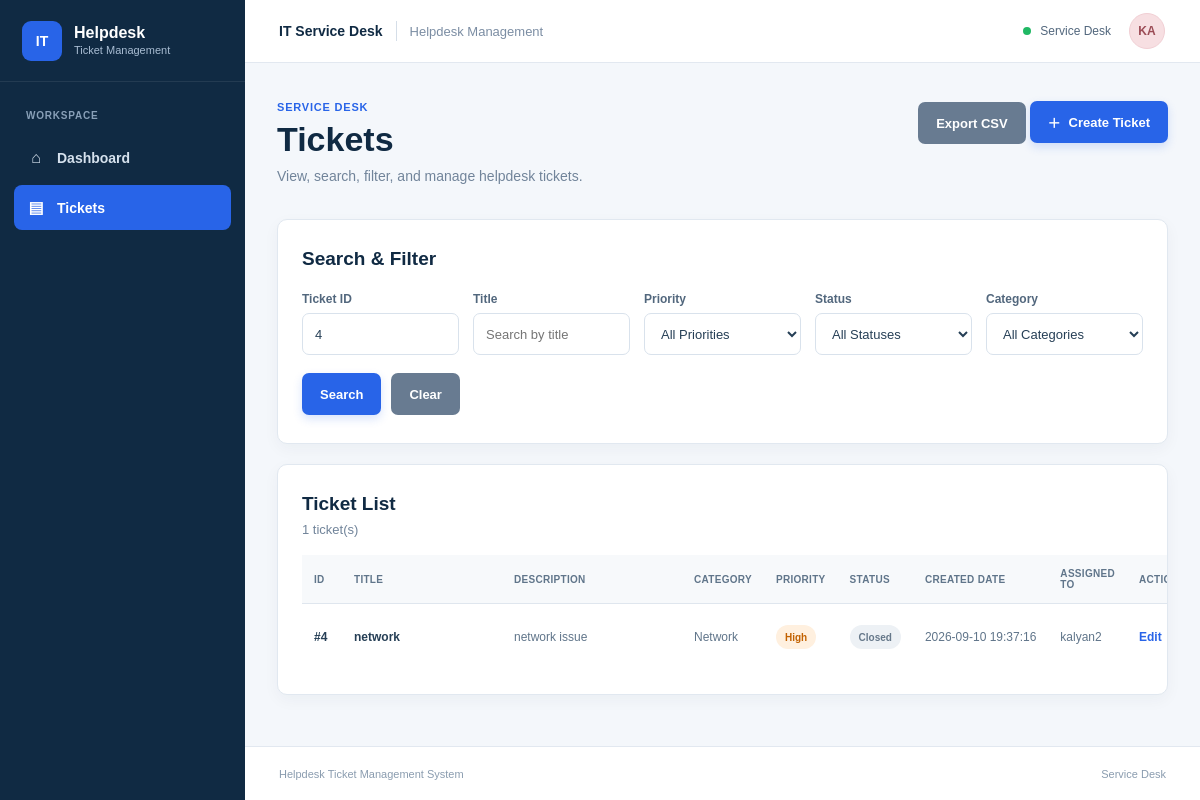
Screenshot of /tickets?ticket_id=4 (signed in) with the database file from the repository.
### tables this page shows
CREATE TABLE tickets (
                id INTEGER PRIMARY KEY AUTOINCREMENT,
                title TEXT NOT NULL,
                description TEXT NOT NULL,
                category TEXT NOT NULL,
                priority TEXT NOT NULL,
                status TEXT NOT NULL,
                created_date TEXT NOT NULL,
                assigned_to TEXT NOT NULL
            );

### app.py (the view)
@app.route("/tickets")
def tickets():
    if not session.get("logged_in"):
        return redirect(url_for("login"))
    ticket_id = request.args.get("ticket_id", "").strip()
    title = request.args.get("title", "").strip()
    priority = request.args.get("priority", "").strip()
    status = request.args.get("status", "").strip()
    category = request.args.get("category", "").strip()
    try:
        filtered_tickets = search_tickets(
            ticket_id=ticket_id or None,
            title=title or None,
            priority=priority or None,
            status=status or None,
            category=category or None,
        )
    except ValueError as error:
        flash(str(error), "danger")
        filtered_tickets = get_all_tickets()
    return render_template(
        "tickets.html",
        tickets=filtered_tickets,
        priorities=PRIORITIES,
        statuses=STATUSES,
        categories=CATEGORIES,
        selected_ticket_id=ticket_id,
        selected_title=title,
        selected_priority=priority,
        selected_status=status,
        selected_category=category,
    )

### database/db.py (called while the page is built)
def get_connection():
    connection = sqlite3.connect(DATABASE_PATH)
    connection.row_factory = sqlite3.Row
    return connection

### templates/tickets.html (shortened to what this page needs)
{% extends "base.html" %}
{% block content %}
<div class="page-heading">
    <div>
        <div class="eyebrow">SERVICE DESK</div>
        <h1>Tickets</h1>
        <p>
            View, search, filter, and manage helpdesk tickets.
        </p>
    </div>
    <div class="page-heading-actions">
        {% if session.get("role") == "Admin" %}
            <a href="{{ url_for('export_tickets_page') }}" class="btn btn-secondary">
                Export CSV
            </a>
        {% endif %}
        <a href="{{ url_for('create_ticket_page') }}" class="btn btn-primary">
            <span>＋</span>
            Create Ticket
        </a>
    </div>
</div>
<div class="card filter-card">
    <h2>Search &amp; Filter</h2>
    <form method="GET" action="{{ url_for('tickets') }}">
        <div class="filter-grid">
            <div class="form-group">
                <label for="ticket_id">
                    Ticket ID
                </label>
                <input
                    type="text"
                    id="ticket_id"
                    name="ticket_id"
                    value="{{ selected_ticket_id }}"
                    placeholder="Enter ticket ID"
                >
            </div>
            <div class="form-group">
                <label for="title">
                    Title
                </label>
                <input
                    type="text"
                    id="title"
                    name="title"
                    value="{{ selected_title }}"
                    placeholder="Search by title"
                >
            </div>
            <div class="form-group">
                <label for="priority">
                    Priority
                </label>
                <select
                    id="priority"
                    name="priority"
                >
                    <option value="">
                        All Priorities
                    </option>
                </select>
            </div>
            <div class="form-group">
                <label for="status">
                    Status
                </label>
                <select
                    id="status"
                    name="status"
                >
                    <option value="">
                        All Statuses
                    </option>
                </select>
            </div>
            <div class="form-group">
                <label for="category">
                    Category
                </label>
                <select
                    id="category"
                    name="category"
                >
                    <option value="">
                        All Categories
                    </option>
                </select>
            </div>
        </div>
        <div class="filter-actions">
            <button
                type="submit"
                class="btn btn-primary"
            >
                Search
            </button>
            <a
                href="{{ url_for('tickets') }}"
                class="btn btn-secondary"
            >
                Clear
            </a>
        </div>
    </form>
</div>
<div class="card">
    <div class="section-header">
        <div>
            <h2>
                Ticket List
            </h2>
            <p class="ticket-count">
                {{ tickets|length }} ticket(s)
            </p>
        </div>
    </div>
    {% if tickets %}
    <div class="table-container">
        <table class="ticket-table">
            <thead>
                <tr>
                    <th class="id-column">
                        ID
                    </th>
                    <th class="title-column">
                        Title
                    </th>
                    <th class="description-column">
                        Description
                    </th>
                    <th>
                        Category
                    </th>
                    <th>
                        Priority
                    </th>
                    <th>
                        Status
                    </th>
                    <th>
                        Created Date
                    </th>
                    <th>
                        Assigned To
                    </th>
                    <th class="actions-column">
                        Actions
                    </th>
                </tr>
            </thead>
            <tbody>
                {% for ticket in tickets %}
                <tr>
                    <td>
                        <strong>
                            #{{ ticket["id"] }}
                        </strong>
                    </td>
                    <td>
                        <strong>
                            {{ ticket["title"] }}
                        </strong>
                    </td>
                    <td class="description-cell">
                        {{ ticket["description"] }}
                    </td>
                    <td>
                        {{ ticket["category"] }}
                    </td>
                    <td>
                        <span
                            class="badge badge-{{ ticket['priority']|lower }}"
                        >
                            {{ ticket["priority"] }}
                        </span>
                    </td>
                    <td>
                        <span
                            class="badge badge-{{ ticket['status']|lower|replace(' ', '-') }}"
                        >
                            {{ ticket["status"] }}
                        </span>
                    </td>
                    <td class="date-cell">
                        {{ ticket["created_date"] }}
                    </td>
                    <td>
                        {{ ticket["assigned_to"] }}
                    </td>
                    <td>
                        <div class="actions">
                            <a
                                href="{{ url_for('edit_ticket', ticket_id=ticket['id']) }}"
                                class="action-edit"
                            >
                                Edit
                            </a>
                        </div>
                    </td>
                </tr>
                {% endfor %}
            </tbody>
        </table>
    </div>
    {% endif %}
</div>
{% endblock %}

### static/css/style.css (style rules this page uses)
* { box-sizing: border-box; margin: 0; padding: 0; }
html, body { min-height: 100%; }
body { font-family: Arial, Helvetica, sans-serif; background: #f4f7fb; color: #102a43; font-size: 14px; }
a { text-decoration: none; color: inherit; }
button, input, select, textarea { font-family: inherit; }
.page-heading { display: flex; align-items: flex-start; justify-content: space-between; gap: 30px; margin-bottom: 32px; }
.eyebrow { margin-bottom: 8px; color: #2864e8; font-size: 11px; font-weight: 700; letter-spacing: 0.8px; }
.page-heading h1 { margin-bottom: 8px; color: #102a43; font-size: 34px; line-height: 1.1; font-weight: 700; }
.page-heading p { color: #71849a; font-size: 14px; line-height: 1.5; }
.btn { min-height: 42px; padding: 0 18px; border: none; border-radius: 7px; display: inline-flex; align-items: center; justify-content: center; gap: 8px; font-size: 13px; font-weight: 700; cursor: pointer; transition: 0.2s ease; }
.btn-primary { background: #2864e8; color: #ffffff; box-shadow: 0 4px 10px rgba(40, 100, 232, 0.18); }
.btn-secondary { background: #687b91; color: #ffffff; }
.card { background: #ffffff; border: 1px solid #e1e8f0; border-radius: 10px; box-shadow: 0 5px 16px rgba(16, 42, 67, 0.045); }
.filter-card { padding: 28px 24px; margin-bottom: 20px; }
.filter-card h2 { margin-bottom: 22px; color: #102a43; font-size: 19px; }
.filter-grid { display: grid; grid-template-columns: repeat(5, minmax(0, 1fr)); gap: 14px; }
.form-group { display: flex; flex-direction: column; gap: 7px; }
.form-group label { color: #52677d; font-size: 12px; font-weight: 700; }
.form-group input, .form-group select, .form-group textarea { width: 100%; min-height: 42px; padding: 0 12px; border: 1px solid #d9e2ec; border-radius: 7px; background: #ffffff; color: #263f56; font-size: 13px; outline: none; }
.filter-actions { display: flex; gap: 10px; margin-top: 18px; }
.section-header { padding: 28px 24px 18px; }
.section-header h2 { color: #102a43; font-size: 19px; margin-bottom: 7px; }
.ticket-count { color: #71849a; font-size: 13px; }
.table-container { width: 100%; overflow-x: auto; padding: 0 24px 24px; }
.ticket-table { width: 100%; min-width: 950px; border-collapse: collapse; }
.ticket-table th { padding: 13px 12px; background: #f7f9fb; border-bottom: 1px solid #dfe6ee; color: #60758a; text-align: left; font-size: 10px; font-weight: 700; text-transform: uppercase; letter-spacing: 0.3px; }
.ticket-table td { padding: 16px 12px; border-bottom: 1px solid #edf1f5; color: #60758a; font-size: 12px; vertical-align: middle; }
.ticket-table tbody tr:last-child td { border-bottom: none; }
.ticket-table td strong { color: #263f56; }
.description-cell { max-width: 220px; white-space: nowrap; overflow: hidden; text-overflow: ellipsis; }
.date-cell { white-space: nowrap; }
.id-column { width: 55px; }
.title-column { min-width: 160px; }
.description-column { min-width: 180px; }
.actions-column { min-width: 125px; }
.actions { display: flex; align-items: center; gap: 10px; }
.action-edit { color: #2864e8; font-weight: 700; font-size: 12px; }
.badge { display: inline-flex; align-items: center; justify-content: center; min-height: 24px; padding: 0 9px; border-radius: 20px; font-size: 10px; font-weight: 700; }
.badge-high { background: #fff0df; color: #c26100; }
.badge-closed { background: #edf1f5; color: #66788a; }

### rows the page displays
tickets: id "4", title "network", description "network issue", category "Network", priority "High", status "Closed", created_date "2026-09-10 19:37:16", assigned_to "kalyan2"

### other values shown
{{ session.get("username", "U")[:2].upper() }} "KA"
{{ tickets|length }} "1"
